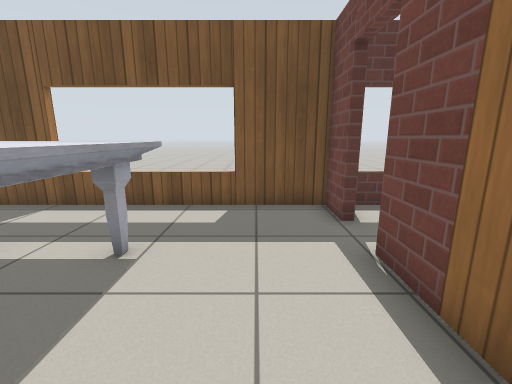
[1] (above)

17 first-person views from a walk through a robot-simulator world made for Gazebo. The camera is 1 m above the floor, tilts 12° down and sees 90° across. The floor is counted in squares, 0.5 m on a side. Each view is taken from the middle of a square. On the plan, view 1 faces up. The plan holds only what a view shows up to about 16 squares ahead; the rest is blank. Simple patterns stand in for the simulator's built-in surfaces.

[2]
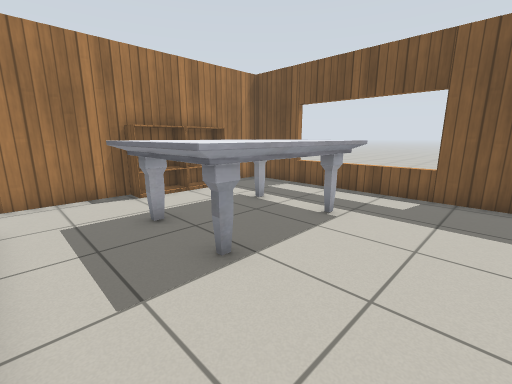

[3]
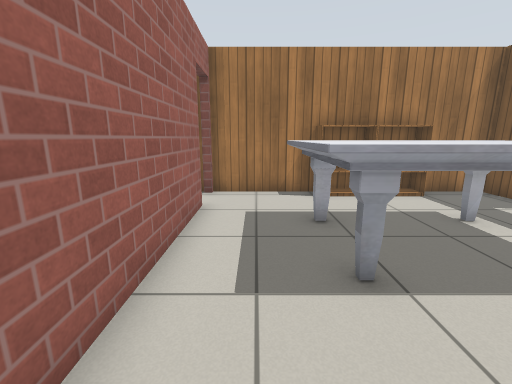

[4]
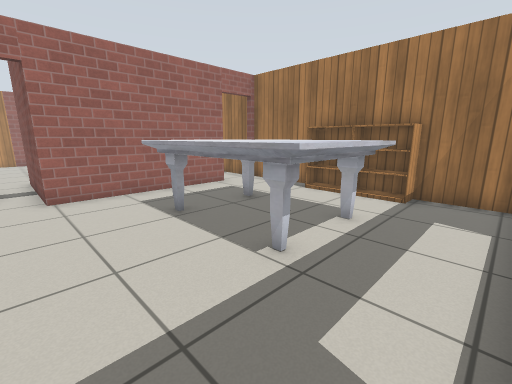

[5]
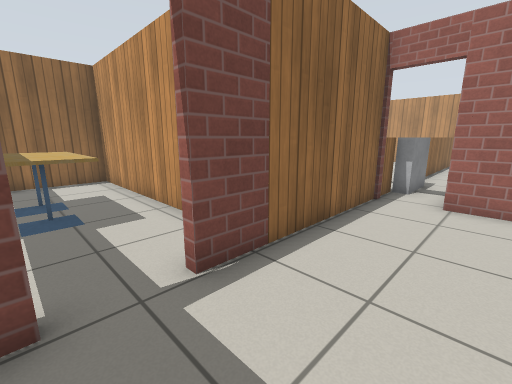

[6]
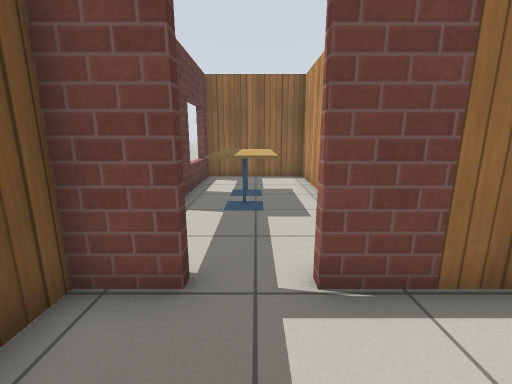

[7]
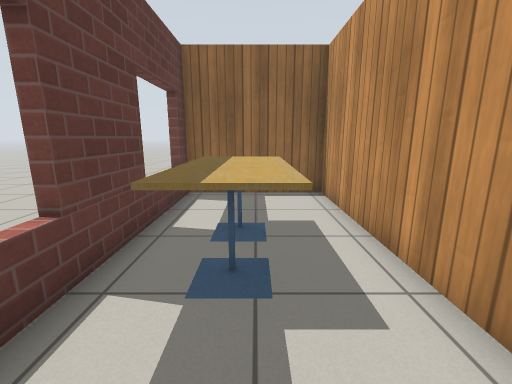

[8]
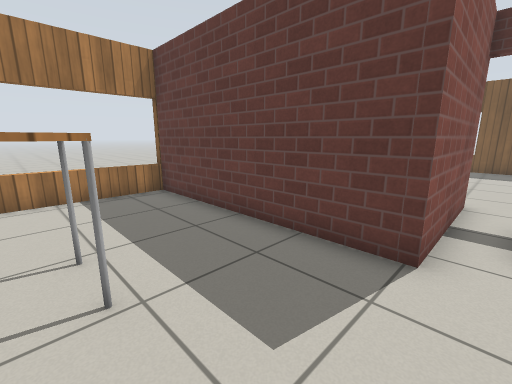

[9]
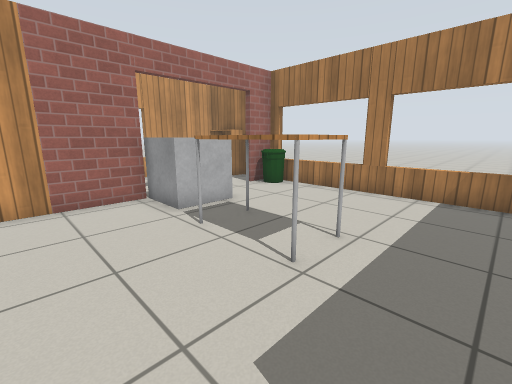

[10]
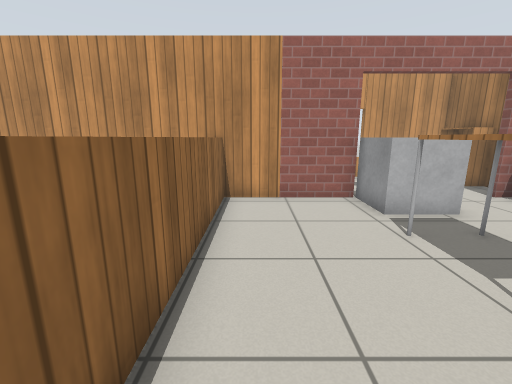

[11]
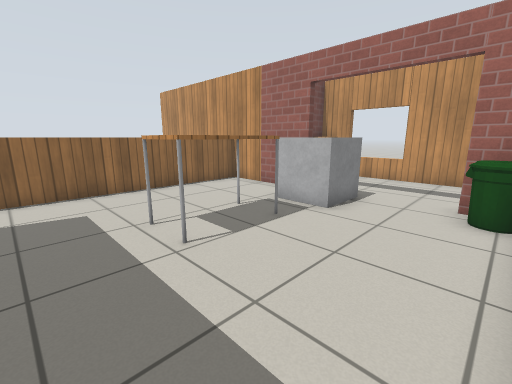

[12]
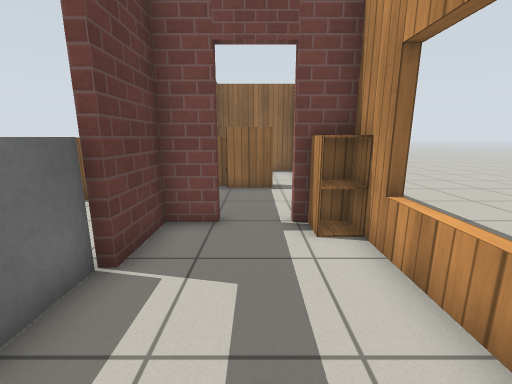

[13]
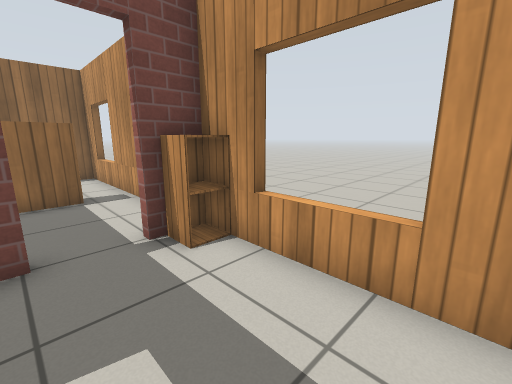

[14]
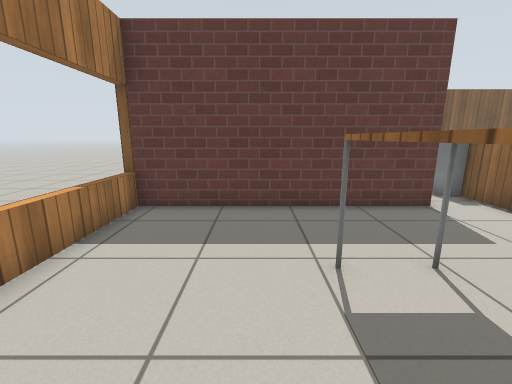

[15]
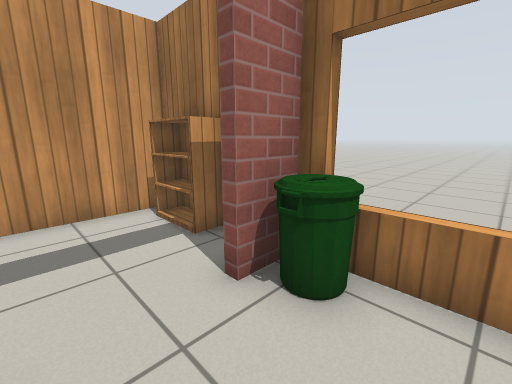

[16]
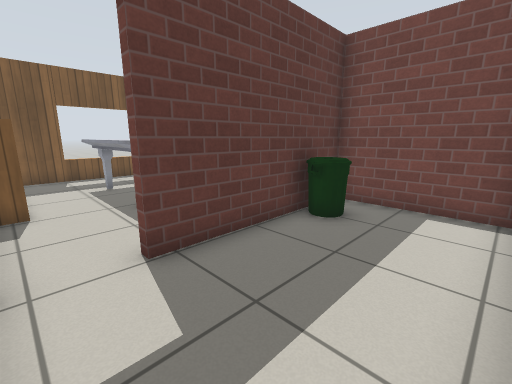

[17]
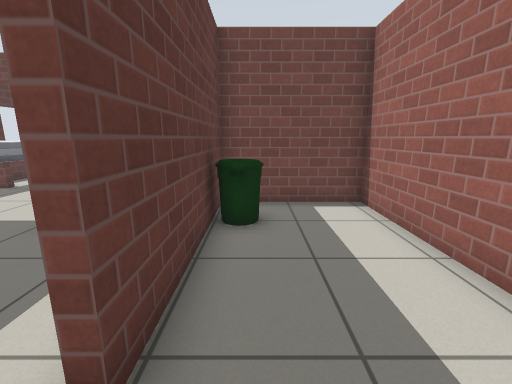

### Floor plan
Ten units are one square. View 1 is at (0, 0); x grows to the right and y downward. Boxes are objects, and circles mark ways between rooms. Rooms are numbered by the first view taken in them; rooms with no view inside come last. Other rooms are left out.
<svg viewBox="-94 -80 222 310">
<path fill="none" stroke="#000" d="M-65 26 2 26M21 -60 21 -75 -85 -75 -85 26M21 43 21 -42M51 -26 123 -26 123 -75 30 -75M-24 175 20 175M-85 75 -85 175 -71 175M2 26 2 76 -89 76M21 176 21 63M-1 191 -1 178 -24 178M-85 193 -85 222 -1 222 -1 209M-50 73 -1 73 -1 29 -65 29M-85 29 -85 53M38 222 96 222 96 178 87 178"/>
<rect x="-85" y="-25" width="10" height="20" fill="#bbb"><title>bookshelf</title></rect>
<rect x="-85" y="-55" width="10" height="30" fill="#bbb"><title>bookshelf</title></rect>
<rect x="-55" y="-55" width="40" height="60" fill="#bbb"><title>marble table</title></rect>
<rect x="55" y="-65" width="20" height="20" fill="#bbb"><title>cafe table</title></rect>
<rect x="75" y="-65" width="20" height="20" fill="#bbb"><title>cafe table</title></rect>
<rect x="-85" y="155" width="10" height="20" fill="#bbb"><title>bin</title></rect>
<rect x="-45" y="155" width="20" height="30" fill="#bbb"><title>grey box</title></rect>
<rect x="-45" y="115" width="30" height="30" fill="#bbb"><title>table</title></rect>
<rect x="15" y="45" width="10" height="10" fill="#bbb"><title>grey box</title></rect>
<rect x="-85" y="195" width="10" height="20" fill="#bbb"><title>bookshelf</title></rect>
<rect x="-15" y="205" width="10" height="20" fill="#bbb"><title>cabinet</title></rect>
<rect x="-25" y="35" width="10" height="10" fill="#bbb"><title>bin</title></rect>
<rect x="35" y="185" width="20" height="20" fill="#bbb"><title>bookshelf</title></rect>
<rect x="45" y="175" width="10" height="20" fill="#bbb"><title>cabinet</title></rect>
<circle cx="20" cy="-55" r="3" fill="#2a7"/>
<circle cx="-75" cy="30" r="3" fill="#2a7"/>
<circle cx="-20" cy="180" r="3" fill="#2a7"/>
<circle cx="-55" cy="180" r="3" fill="#2a7"/>
<circle cx="0" cy="200" r="3" fill="#2a7"/>
<text x="-40" y="-30">1</text>
<text x="70" y="-50">2</text>
<text x="-30" y="130">3</text>
<text x="-40" y="200">4</text>
<text x="-50" y="50">5</text>
<text x="50" y="200">6</text>
</svg>
Room 1 opens to room 2. Room 1 opens to room 5. Room 3 opens to room 4. Room 4 opens to room 6.

Where each view was taken, in squares from view 1:
view 1: 0 up, 0 right, facing up
view 2: 2 down, 1 right, facing up-left
view 3: 1 down, 1 right, facing left
view 4: 7 up, 1 right, facing down-left
view 5: 6 up, 1 left, facing down-right
view 6: 5 up, 1 left, facing right
view 7: 5 up, 3 right, facing right
view 8: 12 down, 1 right, facing up-left
view 9: 9 down, 1 right, facing down-left
view 10: 9 down, 1 right, facing down
view 11: 9 down, 8 left, facing down-right
view 12: 20 down, 6 left, facing right
view 13: 19 down, 5 left, facing down-right
view 14: 15 down, 5 left, facing up
view 15: 15 down, 5 left, facing down-left
view 16: 7 down, 8 left, facing up-right
view 17: 4 down, 8 left, facing right
